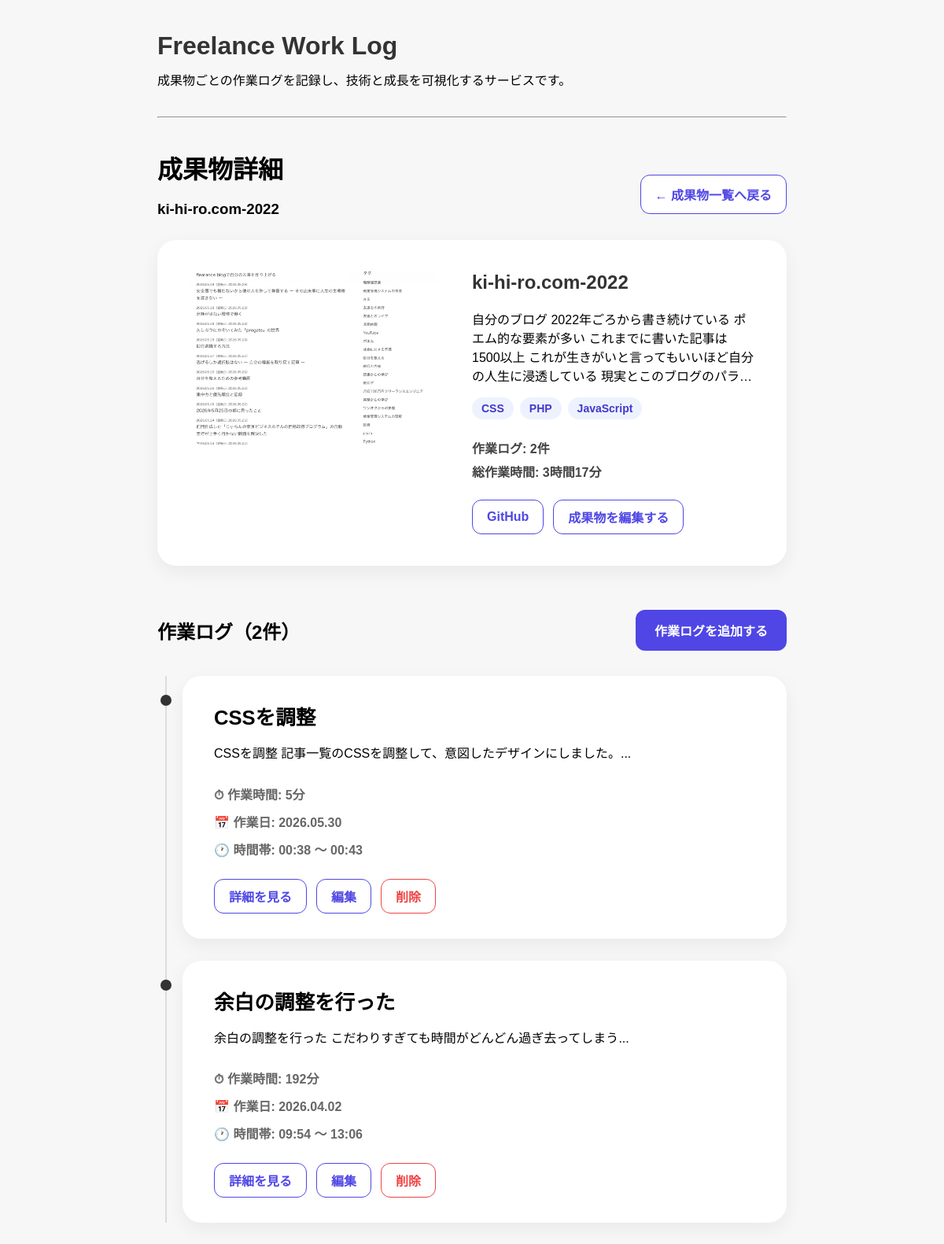
The app's page /works-page/2, older data.
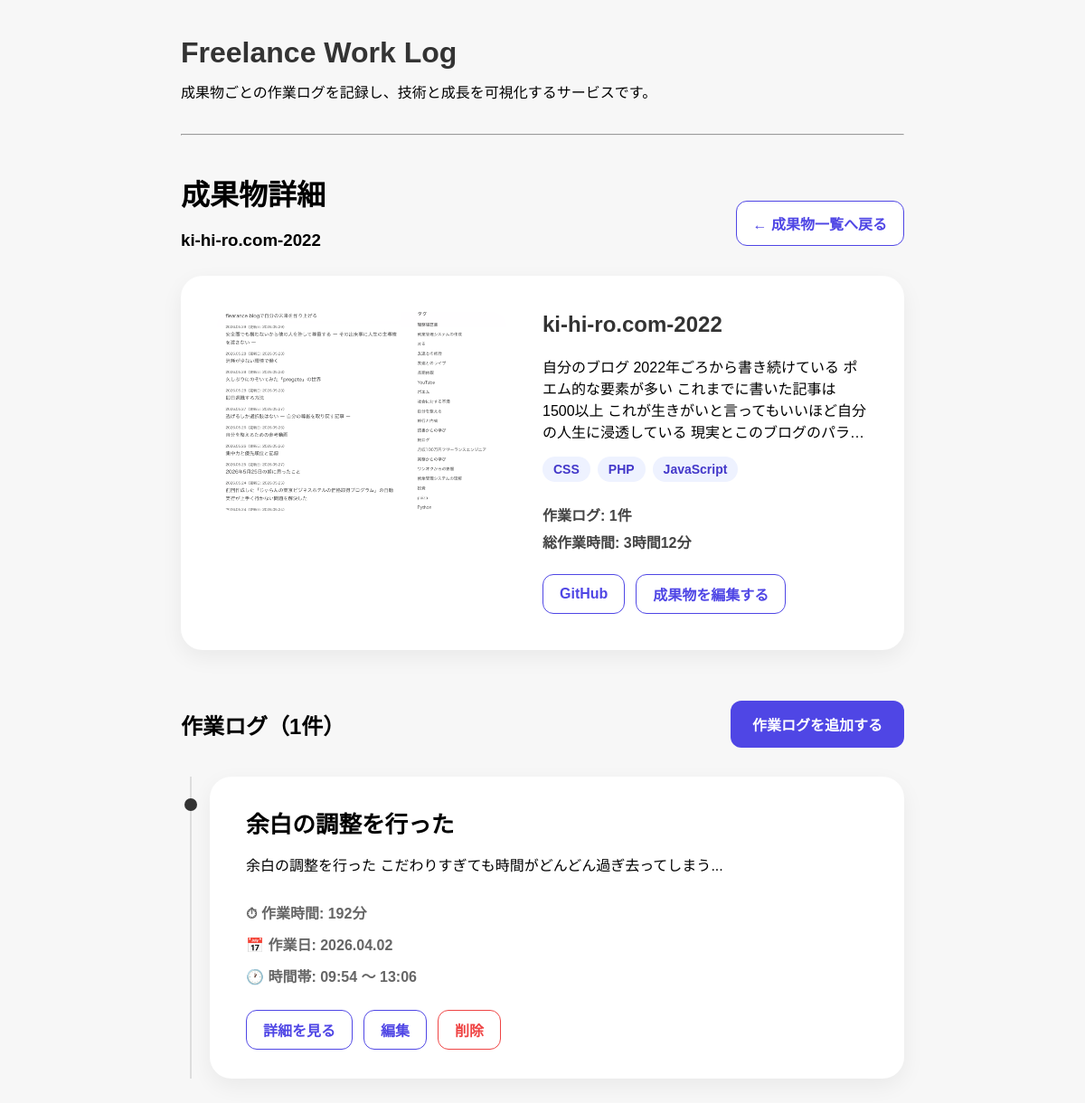
The same page, newer data.
### app/models.py (models this page shows)
class Work(Base):
    __tablename__ = "works"
    id = Column(Integer, primary_key=True, index=True)
    title = Column(String, nullable=False)
    description = Column(Text, nullable=False)
    github_url = Column(String)
    app_url = Column(String)
    tech_stack = Column(String)
    posts = relationship(
        "Post",
        back_populates="work"
    )
    image_url = Column(String)
    created_at = Column(DateTime, default=datetime.now)

class Post(Base):
    __tablename__ = "posts"
    id = Column(Integer, primary_key=True, index=True)
    title = Column(String)
    content = Column(String)
    task_type = Column(String)
    start_time = Column(DateTime)
    end_time = Column(DateTime)
    work_time_minutes = Column(Integer)
    work_id = Column(Integer, ForeignKey("works.id"))
    work = relationship(
        "Work",
        back_populates="posts"
    )
    created_at = Column(DateTime, default=datetime.now)

### app/main.py (the view)
@app.get("/works-page/{work_id}")
def work_detail_page(
    work_id: int,
    request: Request,
    db: Session = Depends(get_db)
):
    work = (
        db.query(models.Work)
        .filter(models.Work.id == work_id)
        .first()
    )
    posts = (
        db.query(models.Post)
        .filter(models.Post.work_id == work_id)
        .order_by(models.Post.start_time.desc())
        .all()
    )
    total_minutes = sum(post.work_time_minutes for post in posts)
    return templates.TemplateResponse(
        request,
        "work_detail.html",
        {
            "work": work,
            "posts": posts,
            "total_hours": total_minutes // 60,
            "remaining_minutes": total_minutes % 60,
        }
    )

### app/templates/work_detail.html (shortened to what this page needs)
{% extends "base.html" %}
{% block content %}
<div class="page-header">
    <div>
        <h2 class="section-title">成果物詳細</h2>
        <h3 class="work-page-title">{{ work.title }}</h3>
    </div>
    <a href="/" class="btn-back">
      ← 成果物一覧へ戻る
    </a>
</div>
<section class="work-hero">
  {% if work.image_url %}
    <img src="{{ work.image_url }}" class="work-hero-image">
  {% endif %}
  <div class="work-hero-content">
    <h1>{{ work.title }}</h1>
    <p class="work-description">
      {{ work.description }}
    </p>
    <div class="tech-tags">
      {% for tech in work.tech_stack.split(",") %}
        <span class="tech-tag">{{ tech.strip() }}</span>
      {% endfor %}
    </div>
    <div class="work-stats">
      <p><strong>作業ログ:</strong> {{ posts|length }}件</p>
      <p><strong>総作業時間:</strong> {{ total_hours }}時間{{ remaining_minutes }}分</p>
    </div>
    <div class="work-actions">
        {% if work.github_url %}
            <a href="{{ work.github_url }}" class="btn-outline" target="_blank">GitHub</a>
        {% endif %}
        <a href="/works-page/{{ work.id }}/edit" class="btn-outline">成果物を編集する</a>
    </div>
  </div>
</section>
<div class="section-header">
    <h2>作業ログ（{{ posts|length }}件）</h2>
    <a href="/posts-page/new?work_id={{ work.id }}"
       class="primary-button">
        作業ログを追加する
    </a>
</div>
<div class="timeline">
  {% for post in posts %}
    <div class="timeline-item">
      <div class="timeline-marker"></div>
        <div class="timeline-card clickable-card"
            onclick="location.href='/posts-page/{{ post.id }}'">
            <h3>{{ post.title }}</h3>
            <p class="log-excerpt">
                {{ post.content[:80] }}...
            </p>
            <div class="timeline-meta">
            <p>⏱ 作業時間: {{ post.work_time_minutes }}分</p>
            {% if post.start_time.date() == post.end_time.date() %}
                <p>📅 作業日: {{ post.start_time.strftime('%Y.%m.%d') }}</p>
                <p>
                🕐 時間帯:
                {{ post.start_time.strftime('%H:%M') }}
                〜
                {{ post.end_time.strftime('%H:%M') }}
                </p>
            {% endif %}
            </div>
            <div class="post-actions">
            <a href="/posts-page/{{ post.id }}" class="btn-outline">詳細を見る</a>
            <a href="/posts-page/{{ post.id }}/edit" class="btn-outline">編集</a>
            <form action="/posts-page/{{ post.id }}/delete" method="post">
                <button type="submit" class="btn-danger">削除</button>
            </form>
            </div>
        </div>
    </div>
  {% endfor %}
</div>
{% endblock %}

### app/templates/base.html (shortened to what this page needs)
<!DOCTYPE html>
<html lang="ja">
<head>
  <link rel="stylesheet" href="/static/style.css">
</head>
<body>
  <header class="site-header">
    <h1 class="site-title">
      <a href="/">Freelance Work Log</a>
    </h1>
    <p class="site-description">成果物ごとの作業ログを記録し、技術と成長を可視化するサービスです。</p>
    <hr>
  </header>
  <main>
    {% block content %}
    {% endblock %}
  </main>
</body>
</html>

### app/static/style.css (style rules this page uses)
body { font-family: sans-serif; max-width: 800px; margin: 40px auto; padding: 0 20px; background: #f7f7f7; }
h1 { color: #333; }
form { background: white; padding: 20px 20px 0 0; border-radius: 12px; }
button { padding: 3px 11px; cursor: pointer; }
.work-description { display: -webkit-box; -webkit-line-clamp: 4; -webkit-box-orient: vertical; overflow: hidden; }
.section-header { display: flex; justify-content: space-between; align-items: center; margin-bottom: 31px; margin-top: 38px; }
.section-header h2 { margin: 0; }
.work-actions { margin-top: 16px; }
.timeline { position: relative; margin-top: 32px; padding-left: 32px; }
.timeline::before { content: ""; position: absolute; left: 10px; top: 0; bottom: 0; width: 2px; background: #ddd; }
.timeline-item { position: relative; margin-bottom: 28px; }
.timeline-marker { position: absolute; left: -28.5px; top: 24px; width: 14px; height: 14px; background: #333; border-radius: 50%; }
.timeline-card { background: #fff; border-radius: 16px; padding: 32px; box-shadow: 0 4px 12px rgba(0,0,0,0.08); }
.timeline-card h3 { margin-top: 0; }
.tech-tags { display: flex; flex-wrap: wrap; gap: 8px; margin: 16px 0; }
.tech-tag { background: #eef2ff; color: #4338ca; padding: 6px 12px; border-radius: 999px; font-size: 14px; font-weight: 600; }
.work-stats { margin: 16px 0 24px; }
.work-stats p { margin: 4px 0; font-weight: 600; color: #444; }
.work-hero { display: grid; grid-template-columns: 320px 1fr; gap: 40px; background: #fff; border-radius: 24px; padding: 40px; box-shadow: 0 8px 24px rgba(0,0,0,0.06); margin-bottom: 56px; }
.work-hero-image { width: 100%; height: 220px; object-fit: cover; border-radius: 18px; }
.work-hero-content h1 { margin-top: 0; }
.work-stats { margin: 24px 0; }
.work-stats p { margin: 6px 0; font-weight: 600; }
.section-title { font-size: 2rem; font-weight: 700; margin-top: 32px; margin-bottom: 16px; }
.timeline-card { background: #fff; border-radius: 24px; padding: 32px 40px; box-shadow: 0 8px 24px rgba(0,0,0,0.06); }
.timeline-card h3 { font-size: 1.6rem; margin-top: 0; margin-bottom: 12px; }
.timeline-card p { line-height: 1.8; }
.timeline-meta { display: flex; flex-direction: column; gap: 6px; margin-top: 24px; color: #666; font-weight: 600; }
.timeline-meta p { margin: 0; }
.section-header { display: flex; justify-content: space-between; align-items: center; margin-bottom: 32px; }
.primary-button { background: #4f46e5; color: white; text-decoration: none; padding: 10px 16px; border-radius: 8px; font-weight: bold; }
.clickable-card { cursor: pointer; transition: transform 0.2s ease, box-shadow 0.2s ease; }
.site-title { margin-bottom: 0; }
.site-title a { color: inherit; text-decoration: none; }
.site-description { margin-top: 12px; margin-bottom: 35px; }
.work-actions { display: flex; gap: 12px; flex-wrap: wrap; margin-top: 24px; }
.btn-outline { display: inline-block; padding: 10px 16px; border: 1px solid #4f46e5; border-radius: 10px; color: #4f46e5; font-weight: 700; text-decoration: none; }
.primary-button { background: #4f46e5; color: #fff; border: none; padding: 14px 24px; border-radius: 12px; font-weight: 700; font-size: 16px; cursor: pointer; }
.post-actions { display: flex; align-items: center; gap: 12px; margin-top: 21px; }
.post-actions form { margin: 0; padding: 0; }
.btn-outline, .btn-danger { display: inline-flex; align-items: center; justify-content: center; height: 44px; padding: 0 18px; border-radius: 12px; font-size: 16px; font-weight: 700; text-decoration: none; box-sizing: border-box; }
.btn-outline { border: 1px solid #4f46e5; color: #4f46e5; background: #fff; }
.btn-danger { border: 1px solid #ef4444; color: #ef4444; background: #fff; cursor: pointer; }
.btn-back { display: inline-flex; align-items: center; gap: 8px; padding: 12px 18px; border: 1px solid #4f46e5; border-radius: 12px; color: #4f46e5; text-decoration: none; font-weight: 700; background: #fff; transition: all 0.2s ease; margin-bottom: 23px; }
.page-header { display: flex; justify-content: space-between; align-items: flex-end; margin-bottom: 10px; }

Row changes from the older to the newer data that the page shows:
removed Post: title "CSSを調整", content "CSSを調整 記事一覧のCSSを調整して、意図したデザインにしました。", work_time_minutes "5", start_time "2026.05.30", start_time "00:38", end_time "00:43"
Text that changed along with them:
{{ posts|length }}: "2" → "1"
{{ remaining_minutes }}: "17" → "12"
